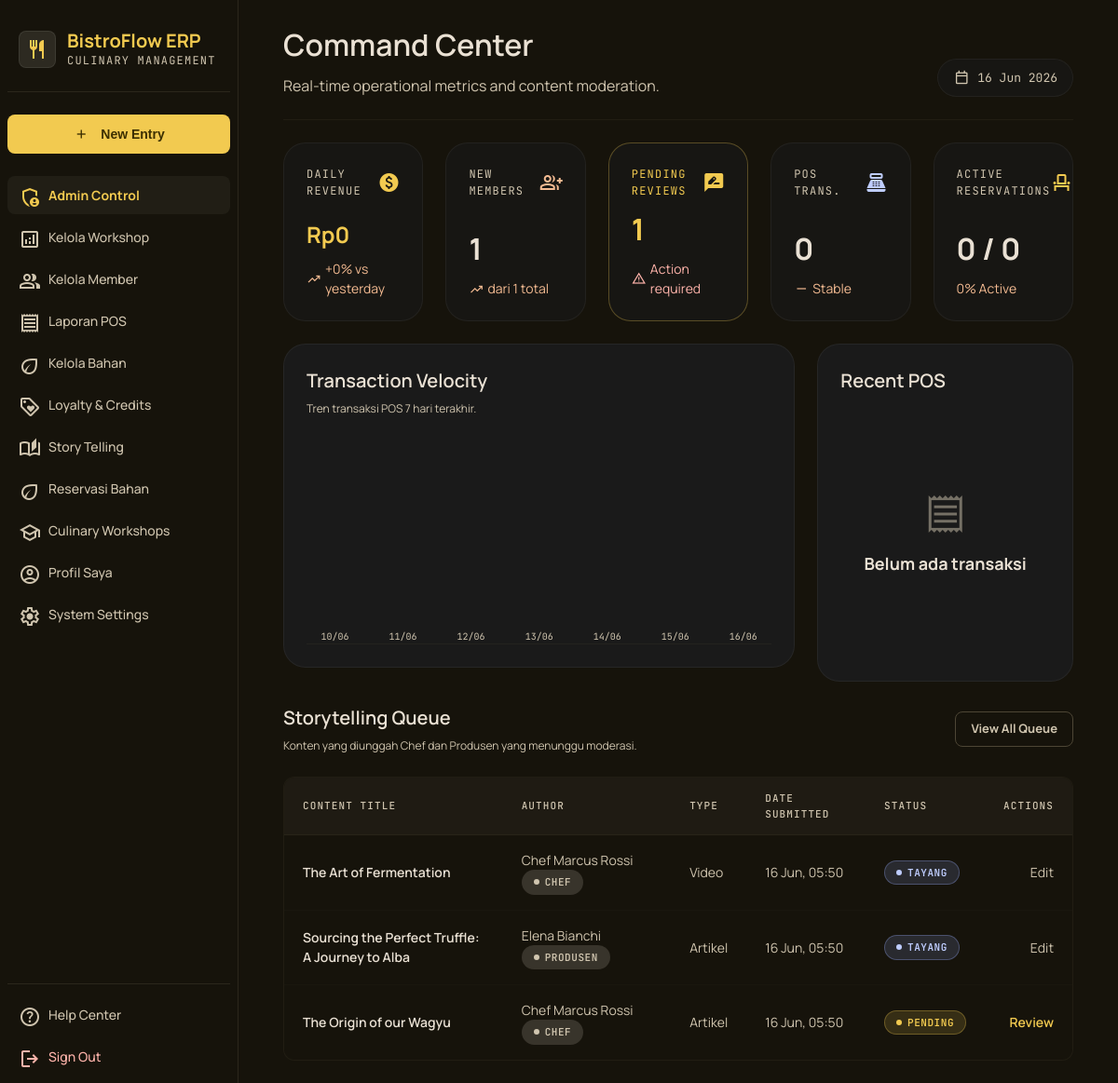
Page /admin/dashboard.php (signed in) on the committed database.
### tables this page shows
CREATE TABLE konten (
    konten_id INT(11) NOT NULL AUTO_INCREMENT,
    judul_konten VARCHAR(200) NOT NULL,
    jenis_konten ENUM('video','foto','artikel') NOT NULL,
    deskripsi_konten TEXT NOT NULL,
    path_file_server VARCHAR(500) NOT NULL,
    pembuat_konten_id INT(11) NOT NULL,
    status_konten ENUM('pending','tayang','ditolak') NOT NULL DEFAULT 'pending',
    catatan_review TEXT,
    tanggal_upload DATETIME NOT NULL DEFAULT CURRENT_TIMESTAMP,
    PRIMARY KEY (konten_id),
    FOREIGN KEY (pembuat_konten_id) REFERENCES users(user_id) ON DELETE CASCADE
);

CREATE TABLE users (
    user_id INT(11) NOT NULL AUTO_INCREMENT,
    nama_lengkap VARCHAR(100) NOT NULL,
    email VARCHAR(150) NOT NULL UNIQUE,
    password VARCHAR(255) NOT NULL,
    nomor_telepon VARCHAR(13) NOT NULL,
    role ENUM('member','admin','chef','produsen') NOT NULL DEFAULT 'member',
    tier_member ENUM('bronze','silver','gold') NOT NULL DEFAULT 'bronze',
    status_akun ENUM('aktif','nonaktif') NOT NULL DEFAULT 'aktif',
    tanggal_daftar DATETIME NOT NULL DEFAULT CURRENT_TIMESTAMP,
    PRIMARY KEY (user_id)
);

### config/auth.php (called while the page is built, shortened)
<?php
function e(string $value): string
{
    return htmlspecialchars($value, ENT_QUOTES, 'UTF-8');
}
function formatRupiah($value): string
{
    return 'Rp' . number_format((float)$value, 0, ',', '.');
}
function url(string $path): string
{
    $path = '/' . ltrim($path, '/');
    return rtrim(BASE_PATH, '/') . $path;
}

### admin/dashboard.php (the view, shortened to what this page needs)
<?php
$pdo = getDB();
$stmt = $pdo->query("SELECT COALESCE(SUM(nominal_transaksi),0) FROM transaksi_pos WHERE DATE(tanggal_transaksi_pos) = CURDATE()");
$revenueHariIni = (float)$stmt->fetchColumn();
$stmt = $pdo->query("SELECT COALESCE(SUM(nominal_transaksi),0) FROM transaksi_pos WHERE DATE(tanggal_transaksi_pos) = CURDATE() - INTERVAL 1 DAY");
$revenueKemarin = (float)$stmt->fetchColumn();
$revenueTrend = $revenueKemarin > 0 ? round(($revenueHariIni - $revenueKemarin) / $revenueKemarin * 100, 1) : 0;
$stmt = $pdo->query("SELECT COUNT(*) FROM users WHERE role = 'member' AND tanggal_daftar >= CURDATE() - INTERVAL 7 DAY");
$memberBaru = (int)$stmt->fetchColumn();
$stmt = $pdo->query("SELECT COUNT(*) FROM users WHERE role = 'member'");
$totalMember = (int)$stmt->fetchColumn();
$stmt = $pdo->query("SELECT COUNT(*) FROM konten WHERE status_konten = 'pending'");
$pendingReview = (int)$stmt->fetchColumn();
$stmt = $pdo->query("SELECT COUNT(*) FROM transaksi_pos");
$totalTransaksiPos = (int)$stmt->fetchColumn();
$stmt = $pdo->query("SELECT COUNT(*) FROM reservasi WHERE status_reservasi IN ('menunggu','dikonfirmasi')");
$reservasiAktif = (int)$stmt->fetchColumn();
$stmt = $pdo->query("SELECT COUNT(*) FROM reservasi");
$totalReservasi = (int)$stmt->fetchColumn();
$trendMap = [];
$trendValues = [];
$trendLabels = [];
for ($i = 6; $i >= 0; $i--) {
    $date = date('Y-m-d', strtotime("-$i day"));
    $trendValues[] = $trendMap[$date] ?? 0;
    $trendLabels[] = date('d/m', strtotime($date));
}
$maxTrend = max(1, max($trendValues));
$stmt = $pdo->query(
    "SELECT t.*, u.nama_lengkap FROM transaksi_pos t
     JOIN users u ON u.user_id = t.user_id_member
     ORDER BY t.tanggal_transaksi_pos DESC LIMIT 4"
);
$recentPos = $stmt->fetchAll();
$stmt = $pdo->query(
    "SELECT k.*, u.nama_lengkap AS pembuat, u.role AS pembuat_role FROM konten k
     JOIN users u ON u.user_id = k.pembuat_konten_id
     ORDER BY k.tanggal_upload DESC LIMIT 5"
);
$queue = $stmt->fetchAll();
require_once __DIR__ . '/../includes/header.php';
require_once __DIR__ . '/../includes/sidebar.php';
?>
<header class="page-header">
    <div>
        <h2>Command Center</h2>
        <p>Real-time operational metrics and content moderation.</p>
    </div>
    <div class="glass-panel font-mono" style="padding: 10px 16px; font-size:13px; color: var(--color-on-surface-variant); display:flex; align-items:center; gap:8px;">
        <span class="material-symbols-outlined" style="font-size:18px;">calendar_today</span>
        <?= date('d M Y') ?>
    </div>
</header>
<div class="stat-grid" style="grid-template-columns: repeat(5, 1fr);">
    <div class="stat-card">
        <div class="flex justify-between items-center">
            <span class="label">Daily Revenue</span>
            <span class="material-symbols-outlined" style="color: var(--color-primary); font-variation-settings: 'FILL' 1;">monetization_on</span>
        </div>
        <div class="value" style="font-size:24px;"><?= formatRupiah($revenueHariIni) ?></div>
        <div class="trend <?= $revenueTrend < 0 ? 'warn' : '' ?>">
            <span class="material-symbols-outlined" style="font-size:16px;"><?= $revenueTrend >= 0 ? 'trending_up' : 'trending_down' ?></span>
            <?= $revenueTrend >= 0 ? '+' : '' ?><?= $revenueTrend ?>% vs yesterday
        </div>
    </div>
    <div class="stat-card">
        <div class="flex justify-between items-center">
            <span class="label">New Members</span>
            <span class="material-symbols-outlined" style="color: var(--color-secondary);">group_add</span>
        </div>
        <div class="value light"><?= $memberBaru ?></div>
        <div class="trend"><span class="material-symbols-outlined" style="font-size:16px;">trending_up</span> dari <?= $totalMember ?> total</div>
    </div>
    <div class="stat-card" style="border-color: rgba(242,202,80,0.3);">
        <div class="flex justify-between items-center">
            <span class="label" style="color: var(--color-primary);">Pending Reviews</span>
            <span class="material-symbols-outlined" style="color: var(--color-primary); font-variation-settings: 'FILL' 1;">rate_review</span>
        </div>
        <div class="value"><?= $pendingReview ?></div>
        <?php if ($pendingReview > 0): ?>
            <div class="trend warn"><span class="material-symbols-outlined" style="font-size:16px;">warning</span> Action required</div>
        <?php else: ?>
            <div class="trend"><span class="material-symbols-outlined" style="font-size:16px;">check_circle</span> All clear</div>
        <?php endif; ?>
    </div>
    <div class="stat-card">
        <div class="flex justify-between items-center">
            <span class="label">POS Trans.</span>
            <span class="material-symbols-outlined" style="color: var(--color-tertiary);">point_of_sale</span>
        </div>
        <div class="value light"><?= $totalTransaksiPos ?></div>
        <div class="trend"><span class="material-symbols-outlined" style="font-size:16px;">horizontal_rule</span> Stable</div>
    </div>
    <div class="stat-card">
        <div class="flex justify-between items-center">
            <span class="label">Active Reservations</span>
            <span class="material-symbols-outlined" style="color: var(--color-primary);">event_seat</span>
        </div>
        <div class="value light"><?= $reservasiAktif ?> / <?= $totalReservasi ?></div>
        <div class="trend"><?= $totalReservasi > 0 ? round($reservasiAktif / $totalReservasi * 100) : 0 ?>% Active</div>
    </div>
</div>
<div class="stat-grid" style="grid-template-columns: 2fr 1fr; align-items: start;">
    <div class="card">
        <div class="flex justify-between items-center mb-md">
            <div>
                <h3 class="section-title" style="margin-bottom:4px;">Transaction Velocity</h3>
                <p class="form-help">Tren transaksi POS 7 hari terakhir.</p>
            </div>
        </div>
        <div style="display:flex; align-items:flex-end; gap:12px; height:220px; padding-top:24px; border-bottom:1px solid rgba(77,70,53,0.2);">
            <?php foreach ($trendValues as $i => $val):
                $isMax = $val == $maxTrend && $val > 0;
            ?>
                <div class="flex flex-col items-center gap-sm" style="flex:1;">
                    <span class="font-mono" style="font-size:10px; color: <?= $isMax ? 'var(--color-primary)' : 'var(--color-on-surface-variant)' ?>;"><?= $trendLabels[$i] ?></span>
                </div>
            <?php endforeach; ?>
        </div>
    </div>
    <div class="card">
        <h3 class="section-title">Recent POS</h3>
        <?php if (empty($recentPos)): ?>
            <div class="empty-state"><span class="material-symbols-outlined icon">receipt</span><h4>Belum ada transaksi</h4></div>
        <?php endif; ?>
    </div>
</div>
<div class="flex justify-between items-center mb-md" style="margin-top: var(--space-md);">
    <div>
        <h3 class="section-title" style="margin-bottom:4px;">Storytelling Queue</h3>
        <p class="form-help">Konten yang diunggah Chef dan Produsen yang menunggu moderasi.</p>
    </div>
    <a href="<?= url('admin/review_konten.php') ?>" class="btn btn-outline" style="padding:8px 16px; font-size:13px;">View All Queue</a>
</div>
<?php if (empty($queue)): ?>
    <div class="card empty-state"><span class="material-symbols-outlined icon">inbox</span><h4>Belum ada konten masuk</h4></div>
<?php else: ?>
<div class="table-wrap table-wrap-scroll">
    <table>
        <thead>
            <tr><th>Content Title</th><th>Author</th><th>Type</th><th>Date Submitted</th><th>Status</th><th class="text-right">Actions</th></tr>
        </thead>
        <tbody>
        <?php foreach ($queue as $k):
            $statusBadge = ['pending' => 'badge-warning', 'tayang' => 'badge-info', 'ditolak' => 'badge-error'][$k['status_konten']];
            $statusLabel = ['pending' => 'Pending', 'tayang' => 'Tayang', 'ditolak' => 'Ditolak'][$k['status_konten']];
        ?>
            <tr>
                <td style="font-weight:600; <?= $k['status_konten'] === 'ditolak' ? 'text-decoration:line-through; opacity:0.5;' : '' ?>"><?= e($k['judul_konten']) ?></td>
                <td class="text-muted"><?= e($k['pembuat']) ?> <span class="badge badge-neutral"><?= e(ucfirst($k['pembuat_role'])) ?></span></td>
                <td class="text-muted"><?= e(ucfirst($k['jenis_konten'])) ?></td>
                <td class="text-muted"><?= date('d M, H:i', strtotime($k['tanggal_upload'])) ?></td>
                <td><span class="badge <?= $statusBadge ?>"><?= $statusLabel ?></span></td>
                <td class="text-right">
                    <?php if ($k['status_konten'] === 'pending'): ?>
                        <a href="<?= url('admin/review_konten.php') ?>?id=<?= $k['konten_id'] ?>" style="color: var(--color-primary); font-weight:600;">Review</a>
                    <?php elseif ($k['status_konten'] === 'ditolak'): ?>
                        <a href="<?= url('admin/review_konten.php') ?>?id=<?= e($k['konten_id']) ?>" class="text-muted">View Notes</a>
                    <?php else: ?>
                        <a href="<?= url('admin/review_konten.php') ?>?id=<?= e($k['konten_id']) ?>" class="text-muted">Edit</a>
                    <?php endif; ?>
                </td>
            </tr>
        <?php endforeach; ?>
        </tbody>
    </table>
</div>
<?php endif; ?>
<?php require_once __DIR__ . '/../includes/footer.php'; ?>

### rows in the picture
konten: judul_konten "The Art of Fermentation", pembuat_konten.nama_lengkap "Chef Marcus Rossi", pembuat_konten.role "CHEF", jenis_konten "Video", tanggal_upload "16 Jun, 05:50", status_konten "TAYANG"
konten: judul_konten "Sourcing the Perfect Truffle: A Journey to Alba", pembuat_konten.nama_lengkap "Elena Bianchi", pembuat_konten.role "PRODUSEN", jenis_konten "Artikel", tanggal_upload "16 Jun, 05:50", status_konten "TAYANG"
konten: judul_konten "The Origin of our Wagyu", pembuat_konten.nama_lengkap "Chef Marcus Rossi", pembuat_konten.role "CHEF", jenis_konten "Artikel", tanggal_upload "16 Jun, 05:50", status_konten "PENDING"

### other values in the picture
$item['label'] "Admin Control"
$item['label'] "Kelola Workshop"
$item['label'] "Kelola Member"
$item['label'] "Laporan POS"
$item['label'] "Kelola Bahan"
$item['label'] "Loyalty & Credits"
$item['label'] "Story Telling"
$item['label'] "Reservasi Bahan"
$item['label'] "Culinary Workshops"
$item['label'] "Profil Saya"
$item['label'] "System Settings"
formatRupiah($revenueHariIni) "Rp0"
$revenueTrend "0"
$memberBaru "1"
$totalMember "1"
